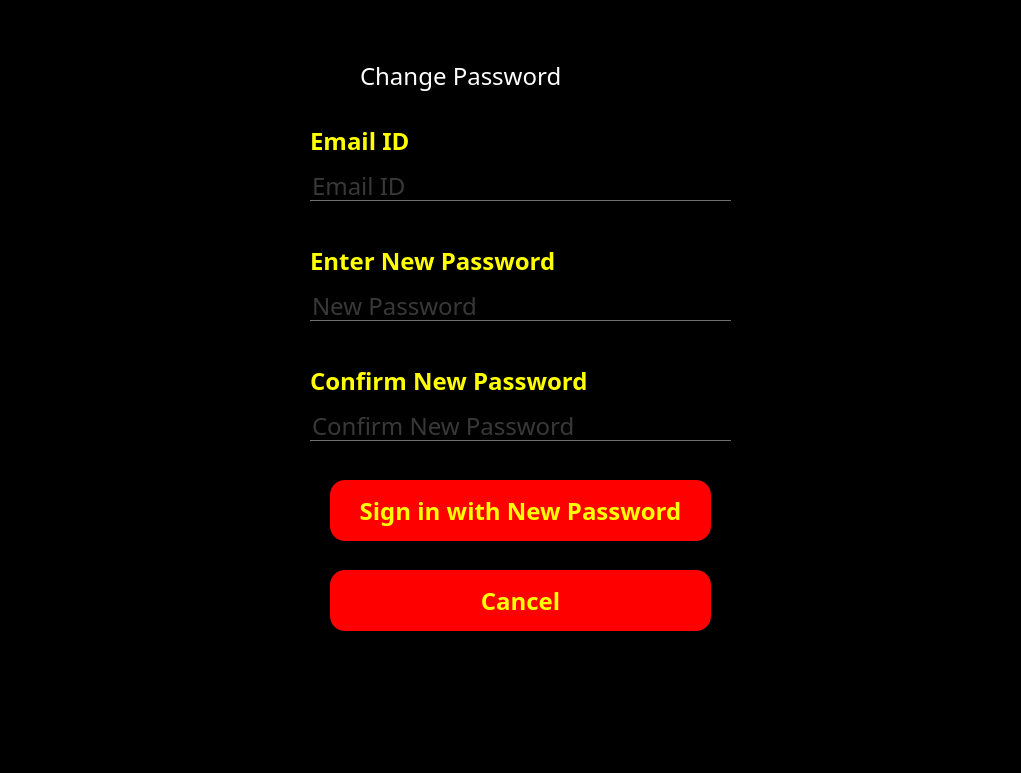
<?xml version="1.0" encoding="UTF-8"?>
<ui version="4.0">
 <class>Form</class>
 <widget class="QWidget" name="Form">
  <property name="geometry">
   <rect>
    <x>0</x>
    <y>0</y>
    <width>1021</width>
    <height>773</height>
   </rect>
  </property>
  <property name="maximumSize">
   <size>
    <width>1021</width>
    <height>825</height>
   </size>
  </property>
  <property name="windowTitle">
   <string>Form</string>
  </property>
  <property name="styleSheet">
   <string notr="true">*{
background:rgba;
font-family:century gothic;
font-size:24px;
}
QFrame
{
background:rgba;
border-radius:15px
}
QPushButton
{
background:red;
border-radius:60px;
}
QToolButton
{
background:red;
border-radius:60px;
}
QLabel
{
color:white;
background:transparent;
}
QPushButton
{
color:white;
border-radius:15px;
}
QPushButton:hover
{
color:#333;
border-radius:15px;
background:#49ebff;
}
QLineEdit
{
background:transparent;
border:none;
color:#717072;
border-bottom:1px solid #717072
}
</string>
  </property>
  <widget class="QFrame" name="frame">
   <property name="geometry">
    <rect>
     <x>250</x>
     <y>30</y>
     <width>561</width>
     <height>641</height>
    </rect>
   </property>
   <property name="frameShape">
    <enum>QFrame::StyledPanel</enum>
   </property>
   <property name="frameShadow">
    <enum>QFrame::Raised</enum>
   </property>
   <widget class="QLineEdit" name="newpwd">
    <property name="geometry">
     <rect>
      <x>60</x>
      <y>260</y>
      <width>421</width>
      <height>31</height>
     </rect>
    </property>
    <property name="text">
     <string/>
    </property>
    <property name="placeholderText">
     <string>New Password</string>
    </property>
   </widget>
   <widget class="QLineEdit" name="confirmnewpwd">
    <property name="geometry">
     <rect>
      <x>60</x>
      <y>380</y>
      <width>421</width>
      <height>31</height>
     </rect>
    </property>
    <property name="text">
     <string/>
    </property>
    <property name="echoMode">
     <enum>QLineEdit::Password</enum>
    </property>
    <property name="placeholderText">
     <string>Confirm New Password</string>
    </property>
   </widget>
   <widget class="QLabel" name="label_2">
    <property name="geometry">
     <rect>
      <x>60</x>
      <y>210</y>
      <width>281</width>
      <height>41</height>
     </rect>
    </property>
    <property name="styleSheet">
     <string notr="true">color:yellow;
font-weight: bold;</string>
    </property>
    <property name="text">
     <string>Enter New Password</string>
    </property>
   </widget>
   <widget class="QLabel" name="label_3">
    <property name="geometry">
     <rect>
      <x>60</x>
      <y>330</y>
      <width>301</width>
      <height>41</height>
     </rect>
    </property>
    <property name="styleSheet">
     <string notr="true">color:yellow;
font-weight: bold;</string>
    </property>
    <property name="text">
     <string>Confirm New Password</string>
    </property>
   </widget>
   <widget class="QPushButton" name="signpwd">
    <property name="geometry">
     <rect>
      <x>80</x>
      <y>450</y>
      <width>381</width>
      <height>61</height>
     </rect>
    </property>
    <property name="styleSheet">
     <string notr="true">color:yellow;
font-weight: bold;</string>
    </property>
    <property name="text">
     <string>Sign in with New Password</string>
    </property>
   </widget>
   <widget class="QPushButton" name="cancelpwd">
    <property name="geometry">
     <rect>
      <x>80</x>
      <y>540</y>
      <width>381</width>
      <height>61</height>
     </rect>
    </property>
    <property name="styleSheet">
     <string notr="true">font-weight: bold;
color:yellow;
</string>
    </property>
    <property name="text">
     <string>Cancel</string>
    </property>
   </widget>
   <widget class="QLineEdit" name="email">
    <property name="geometry">
     <rect>
      <x>60</x>
      <y>140</y>
      <width>421</width>
      <height>31</height>
     </rect>
    </property>
    <property name="text">
     <string/>
    </property>
    <property name="placeholderText">
     <string>Email ID</string>
    </property>
   </widget>
   <widget class="QLabel" name="label_6">
    <property name="geometry">
     <rect>
      <x>60</x>
      <y>90</y>
      <width>281</width>
      <height>41</height>
     </rect>
    </property>
    <property name="styleSheet">
     <string notr="true">color:yellow;
font-weight: bold;</string>
    </property>
    <property name="text">
     <string>Email ID</string>
    </property>
   </widget>
   <widget class="QLabel" name="label">
    <property name="geometry">
     <rect>
      <x>110</x>
      <y>20</y>
      <width>401</width>
      <height>51</height>
     </rect>
    </property>
    <property name="styleSheet">
     <string notr="true">QLabel{
font-weight: bold;
font-size: 40px;
color:orange;

};</string>
    </property>
    <property name="text">
     <string>Change Password</string>
    </property>
   </widget>
   <widget class="QPushButton" name="homebtn">
    <property name="geometry">
     <rect>
      <x>10</x>
      <y>30</y>
      <width>93</width>
      <height>28</height>
     </rect>
    </property>
    <property name="styleSheet">
     <string notr="true">QPushButton
{
font-size:14px;
color:white;
background:transparent;
}</string>
    </property>
    <property name="text">
     <string/>
    </property>
    <property name="icon">
     <iconset>
      <normaloff>icons/arrow-left.svg</normaloff>icons/arrow-left.svg</iconset>
    </property>
    <property name="iconSize">
     <size>
      <width>32</width>
      <height>32</height>
     </size>
    </property>
   </widget>
  </widget>
 </widget>
 <resources/>
 <connections/>
</ui>
